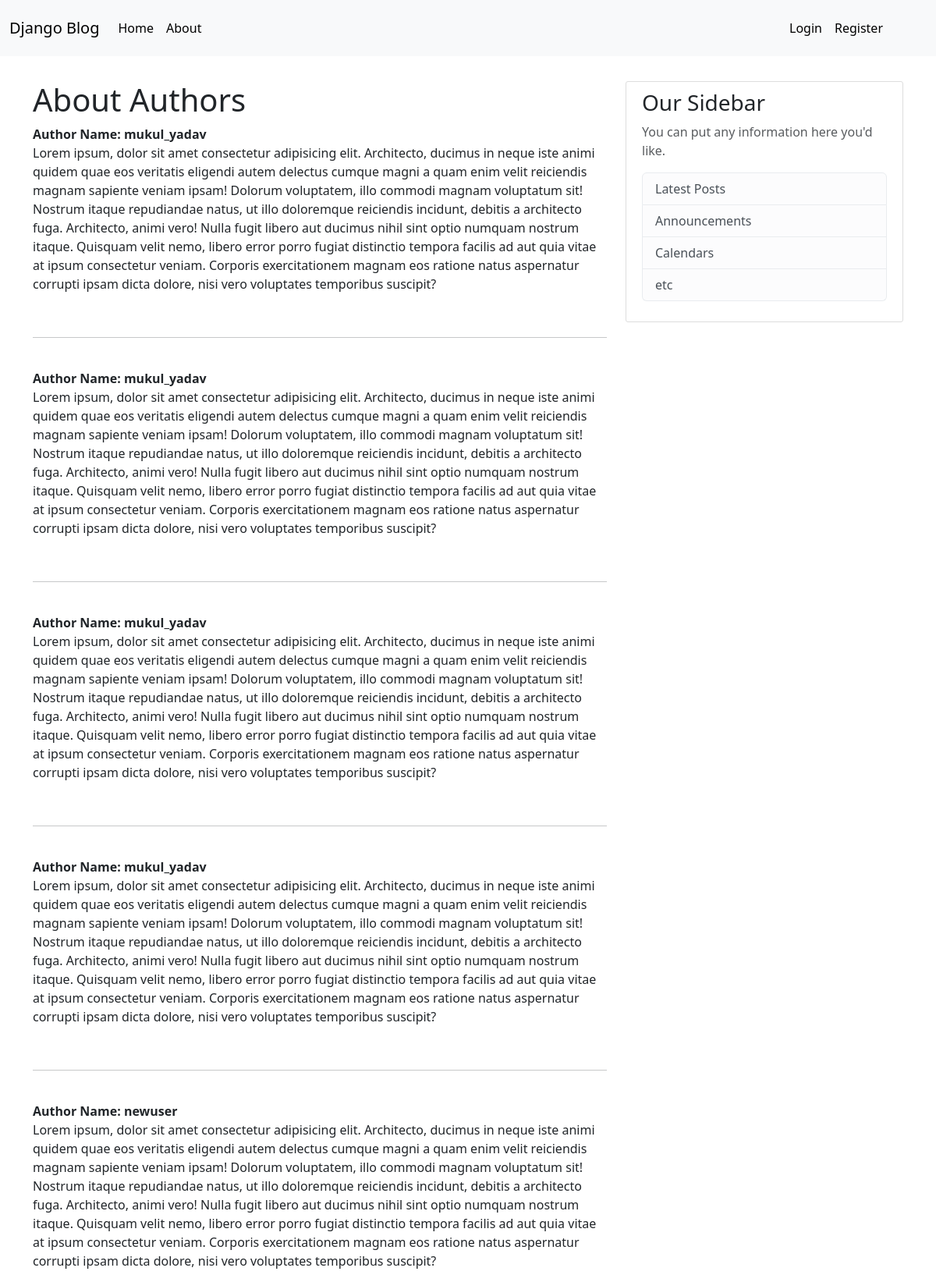
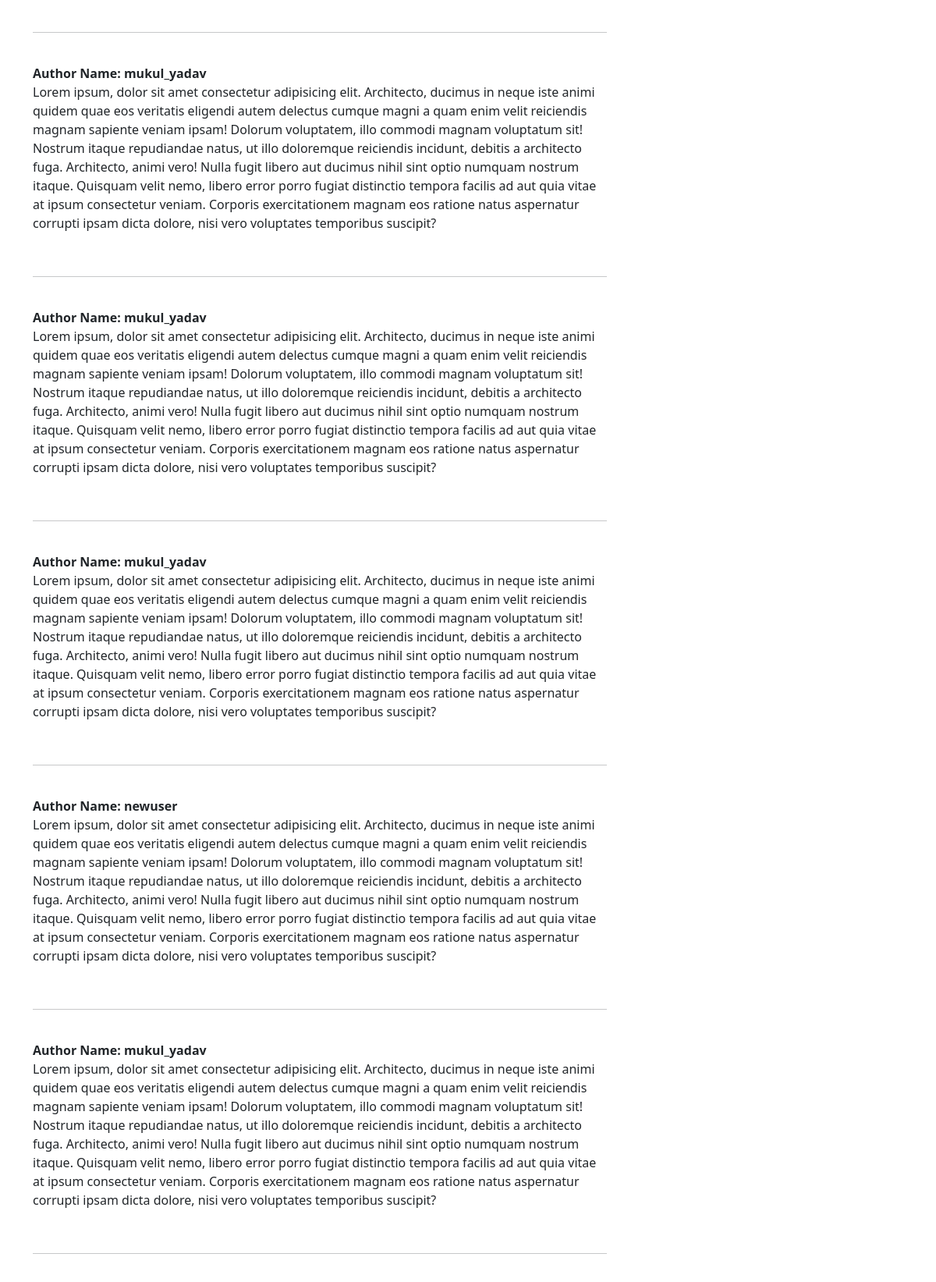
The page /about/ (upper part) on the database its author committed (2 pictures, top to bottom).
### blogs/models.py (models this page shows, shortened)
class posts(models.Model):
    title = models.CharField(max_length = 100)
    content = models.TextField()
    date_posted = models.DateTimeField(default = timezone.now)
    author = models.ForeignKey(User, on_delete = models.CASCADE)

### blogs/views.py (the view)
# urls.py: path('about/', views.about, name='blog-about'),
def about(request):
    content = {'posts':posts.objects.all()}
    return render(request, "blogs/about.html", content)

### blogs/templates/blogs/about.html
{% extends 'blogs/base.html' %}
{% block content %}
    <h1 class="bg">
        About Authors
    </h1>
    {% for post in posts %}
        <div><b>Author Name: {{post.author}}</b></div>
        <p>Lorem ipsum, dolor sit amet consectetur adipisicing elit. Architecto, ducimus in neque iste animi quidem quae eos veritatis eligendi autem delectus cumque magni a quam enim velit reiciendis magnam sapiente veniam ipsam! Dolorum voluptatem, illo commodi magnam voluptatum sit! Nostrum itaque repudiandae natus, ut illo doloremque reiciendis incidunt, debitis a architecto fuga. Architecto, animi vero! Nulla fugit libero aut ducimus nihil sint optio numquam nostrum itaque. Quisquam velit nemo, libero error porro fugiat distinctio tempora facilis ad aut quia vitae at ipsum consectetur veniam. Corporis exercitationem magnam eos ratione natus aspernatur corrupti ipsam dicta dolore, nisi vero voluptates temporibus suscipit?</p>
        <br>
        <hr>
        <br>
    {% endfor %}
{% endblock content %}

### blogs/static/blogs/index.css (style rules this page uses)
body { background: #fafafa; color: #333333; margin-top: 5rem; }
h1, h2, h3, h4, h5, h6 { color: #444444; }

### rows shown on the page
posts: author "mukul_yadav"
posts: author "mukul_yadav"
posts: author "mukul_yadav"
posts: author "mukul_yadav"
posts: author "newuser"
posts: author "mukul_yadav"
posts: author "mukul_yadav"
posts: author "mukul_yadav"
posts: author "newuser"
posts: author "mukul_yadav"
